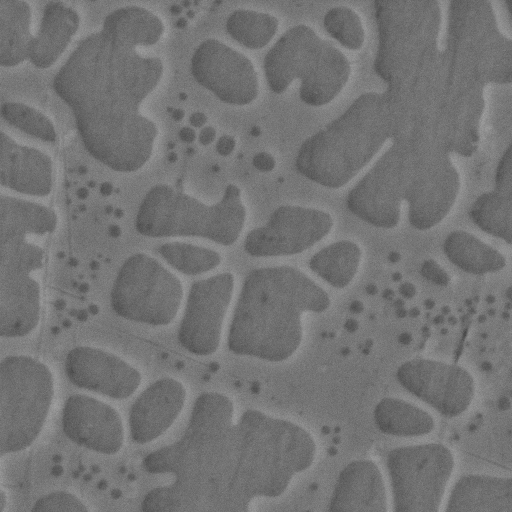
#> input picture MatSAM/dataset/nbs2/image/spot2_0d_0.tif, 512 x 512 px; its folder holds only this picture in this run
$ python -i prompt_generator.py   (imports and definitions only)
#> lines starting #> are read from the running program, lines starting #| are printed output that depends on the picture; after the words box and inside, x2 and y2 are one past the last pixel; in counts of white or black regions, pixels touching at a corner belong together
#> further down, picture is the input picture: shape (512, 512, 3); min 72, max 162, mean 115.7
### MatSAM/utils/postprocess.py
import os
import cv2
import numpy as np
from skimage import morphology
from skimage.measure import label


# 后处理方法
# 由 metrics.py 迁出，使核心流程（prompt_generator 等）不再传递性触发 `import gala.evaluate`。
class PostPrecess(object):
    """
        Image post-processing, including:
        1. Rescale to reshape dimensions
        2. Remove_small objects removing small connected domains
        3. Skeletonize
        4. Dilation expansion
        5. Erosion corrosion
    """

    def __init__(self, dir_path):
        self.dir_path = dir_path

    # [25 lines left out: functions rescale, resize, not called in this run]

    @staticmethod
    def remove_small_objects(image: np.ndarray, min_size=50, connectivity=2) -> np.ndarray:
        """ remove small objects """
        return morphology.remove_small_objects(label(image), min_size=min_size, connectivity=connectivity)

    # [4 lines left out: function skeletonize, not called in this run]

    @staticmethod
    def dilation(image: np.ndarray, square=3) -> np.ndarray:
        """ dilation """
        return morphology.dilation(image, morphology.square(square))

    # [15 lines left out: functions erosion, remove_small_holes, threshold, not called in this run]

### MatSAM/utils/prompt_generator.py
import cv2
import numpy as np
from .postprocess import PostPrecess


class PromptGenerator(object):
    def __init__(self, image, layers=0, scales=3, n_per_side_base=32, method_type=1):
        self.image = image
        self.layers = layers
        self.scales = scales
        self.n_per_side_base = n_per_side_base
        self.method_type = method_type  # 1 Canny pre segmentation, 2 OTSU pre segmentation
        self.points_layers = []  # prompt points layer

    def generate_prompt_points(self):
        center_res = []
        np_center_res = []
        h, w = self.image.shape[:2]
#> h = 512; w = 512

        # generate region-aware prompt points using traditional segmentation methods
        if self.method_type == 1:
            if self.image.ndim == 3:
                edge_src = cv2.cvtColor(self.image, cv2.COLOR_RGB2GRAY)
            else:
                edge_src = self.image
            dst = cv2.Canny(edge_src, 80, 130)
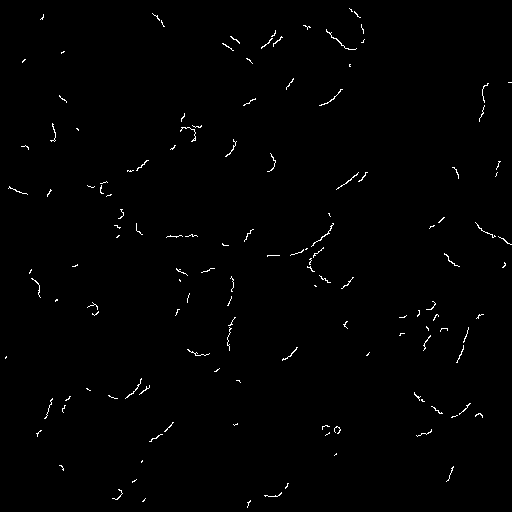
#> dst: shape (512, 512); 0.77% white in thin lines or dots
            canny_img = PostPrecess.remove_small_objects(dst, min_size=15)
#> in remove_small_objects, `return morphology.remove_small_objects(label(image), min_size=min_size..`: returned value: shape (512, 512) int64; 59 distinct labels, from 0 to 134
            canny_img = PostPrecess.dilation(np.uint8(canny_img > 0) * 255, square=5)
#> in dilation, `return morphology.dilation(image, morphology.square(square))`:
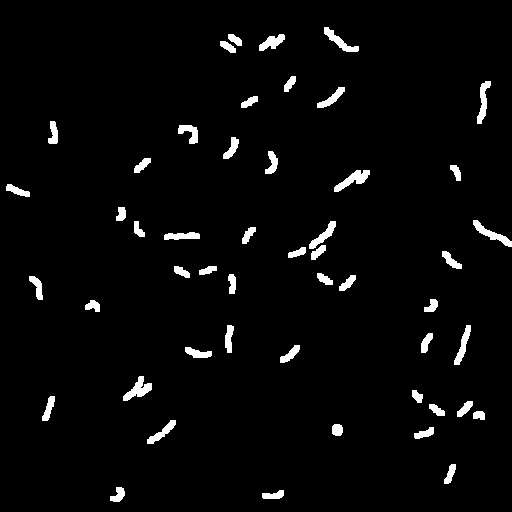
#> returned value: shape (512, 512); 3.1% white; 50 white regions
            contours, hierarchy = cv2.findContours(canny_img, cv2.RETR_TREE, cv2.CHAIN_APPROX_TC89_KCOS)
#> contours = 50 contours; largest, box (x1, y1, x2, y2) and area: (334, 170, 370, 192) 294, (123, 376, 152, 401) 276, (473, 220, 512, 247) 259, (477, 81, 491, 124) 238, (324, 27, 359, 52) 230
        elif self.method_type == 2:
            if self.image.ndim == 3:
                image_gray = cv2.cvtColor(self.image, cv2.COLOR_RGB2GRAY)
            else:
                image_gray = self.image
            blurred = cv2.GaussianBlur(image_gray, (5, 5), 0)
            _, otsu_image = cv2.threshold(blurred, 50, 225, cv2.THRESH_BINARY + cv2.THRESH_OTSU)
            contours, hierarchy = cv2.findContours(otsu_image, cv2.RETR_TREE, cv2.CHAIN_APPROX_TC89_KCOS)

        # find contour extraction centroid points based on threshold segmentation
        for n, item1 in enumerate(contours):
            M = cv2.moments(item1)
            if M["m00"] != 0:
                cX = M["m10"] / M["m00"] / w
                cY = M["m01"] / M["m00"] / h
                if 0 <= cX <= 1 and 0 <= cY <= 1:
                    np_center_res.append([cX, cY])
#> this loop made 50 passes
#> (cX, cY) on passes 1 to 12: (0.535, 0.967), (0.231, 0.966), (0.879, 0.925), (0.828, 0.846), (0.658, 0.838), (0.316, 0.844), (0.935, 0.81), (0.852, 0.8), (0.907, 0.798), (0.0947, 0.797), (0.814, 0.773), (0.269, 0.76)
#> after the loop, np_center_res = 50 pairs, first value 0.0327 to 0.96, second value 0.0767 to 0.967
        center_res.append(np.array(np_center_res))

        # automatically adjust the number of grid points based on regional perception point density
        # use only on images with overly dense prompts, to improve model computational efficiency and reduce redundant operations
        # self.n_per_side_base -= int(self.image.shape[0] * self.image.shape[1] / len(center_res[0]))

        # add grid points
        for i in range(self.layers + 1):
            n_per_side = int(self.n_per_side_base / (self.scales ** i))
            offset = 1 / (2 * n_per_side)
            points_one_side = np.linspace(offset, 1 - offset, n_per_side)
            points_x = np.tile(points_one_side[None, :], (n_per_side, 1))
            points_y = np.tile(points_one_side[:, None], (1, n_per_side))
            points = np.stack([points_x, points_y], axis=-1).reshape(-1, 2)
            if len(center_res[0]) > 0:  # prevent missing centroid points
                points = np.concatenate((points, np.array(np_center_res)), 0)
            self.points_layers.append(points)
#> after the loop, self.points_layers = 1 point arrays, longest 1074 points

        return self.points_layers

>>> import cv2
>>> picture = cv2.cvtColor(cv2.imread('../dataset/nbs2/image/spot2_0d_0.tif'), cv2.COLOR_BGR2RGB)
>>> result = PromptGenerator(picture).generate_prompt_points()
#> result = 1 point arrays, longest 1074 points

$ run again, on MatSAM/dataset/nbs2/image/spot2_0d_4.tif
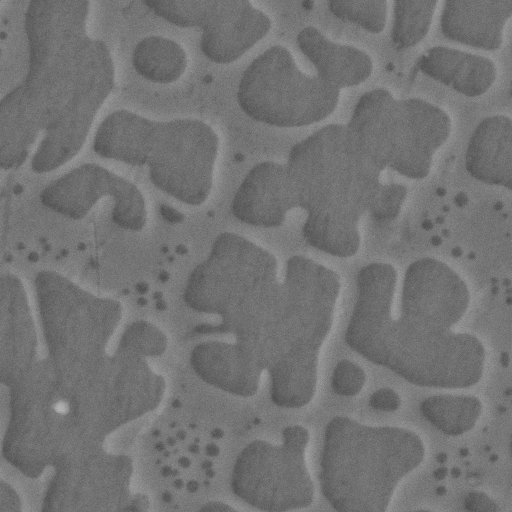
#> input picture MatSAM/dataset/nbs2/image/spot2_0d_4.tif, 512 x 512 px
#> picture is the input picture: shape (512, 512, 3); min 74, max 180, mean 115.3
#> in generate_prompt_points, `dst = cv2.Canny(edge_src, 80, 130)`:
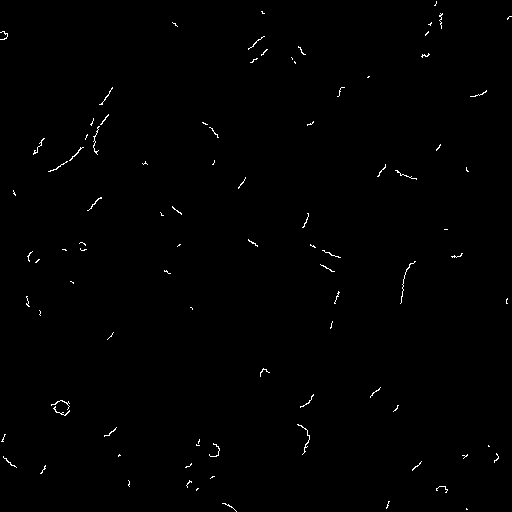
#> dst: shape (512, 512); 0.52% white in thin lines or dots
#> in dilation, `return morphology.dilation(image, morphology.square(square))`:
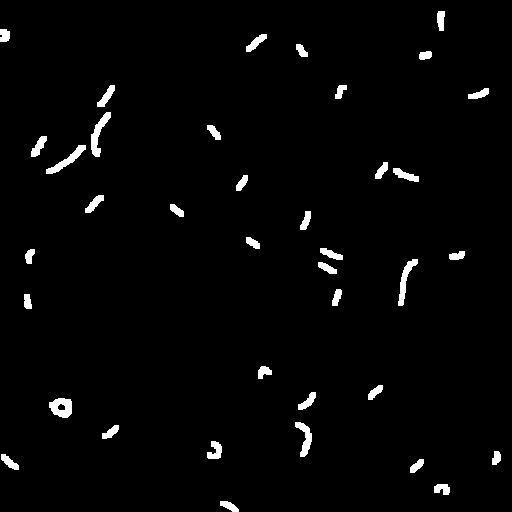
#> returned value: shape (512, 512); 2.2% white; 38 white regions
#> contours = 39 contours; largest, box (x1, y1, x2, y2) and area: (49, 398, 72, 418) 331, (91, 112, 111, 157) 290, (46, 145, 86, 174) 274, (398, 259, 418, 306) 262, (295, 422, 312, 457) 236
#> the loop in generate_prompt_points, `for n, item1 in enumerate(contours):` made 39 passes
#> (cX, cY) on passes 1 to 8: (0.447, 0.988), (0.863, 0.954), (0.813, 0.909), (0.0181, 0.902), (0.969, 0.894), (0.42, 0.88), (0.216, 0.844), (0.595, 0.855)
#> after the loop in generate_prompt_points, `for n, item1 in enumerate(contours):`: np_center_res = 39 pairs, first value 0.00875 to 0.969, second value 0.0384 to 0.988
#> after the loop in generate_prompt_points, `for i in range(self.layers + 1):`: self.points_layers = 1 point arrays, longest 1063 points

$ run again, on MatSAM/dataset/nbs2/image/spot2_180d_3.tif
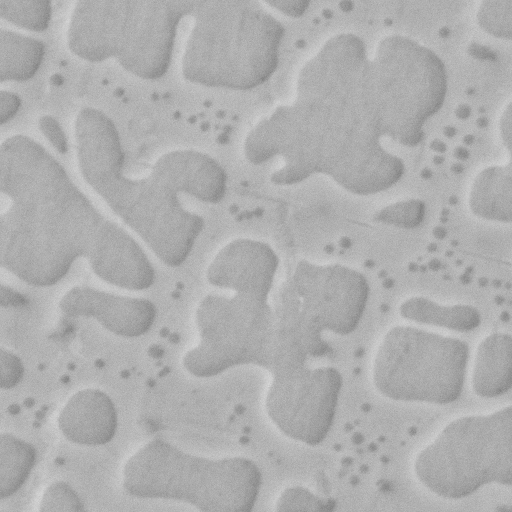
#> input picture MatSAM/dataset/nbs2/image/spot2_180d_3.tif, 512 x 512 px
#> picture is the input picture: shape (512, 512, 3); min 126, max 215, mean 174.5
#> in generate_prompt_points, `dst = cv2.Canny(edge_src, 80, 130)`:
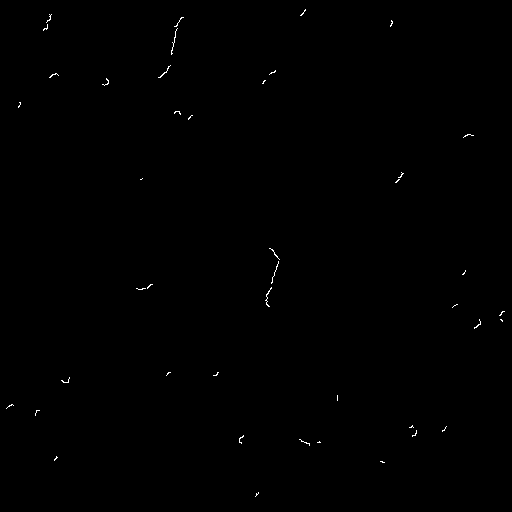
#> dst: shape (512, 512); 0.19% white in thin lines or dots
#> in dilation, `return morphology.dilation(image, morphology.square(square))`:
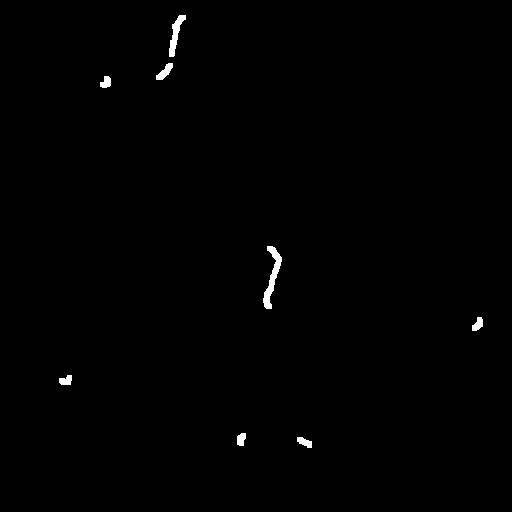
#> returned value: shape (512, 512); 0.52% white; 8 white regions
#> contours = 8 contours; box (x1, y1, x2, y2) and area: (263, 246, 282, 309) 385, (169, 15, 186, 57) 235, (156, 63, 173, 80) 124, (472, 317, 483, 331) 88, (297, 437, 312, 448) 84, (100, 76, 111, 88) 82, (59, 375, 72, 385) 78, (237, 433, 246, 446) 72
#> the loop in generate_prompt_points, `for n, item1 in enumerate(contours):` made 8 passes
#> (cX, cY) on passes 1 to 8: (0.594, 0.863), (0.471, 0.857), (0.128, 0.743), (0.933, 0.633), (0.531, 0.539), (0.206, 0.16), (0.321, 0.14), (0.342, 0.0664)
#> after the loop in generate_prompt_points, `for n, item1 in enumerate(contours):`: np_center_res = [[0.594, 0.863], [0.471, 0.857], [0.128, 0.743], [0.933, 0.633], [0.531, 0.539], [0.206, 0.16], [0.321, 0.14], [0.342, 0.0664]]
#> after the loop in generate_prompt_points, `for i in range(self.layers + 1):`: self.points_layers = 1 point arrays, longest 1032 points

$ run again, on MatSAM/dataset/nbs2/image/spot2_180d_5.tif
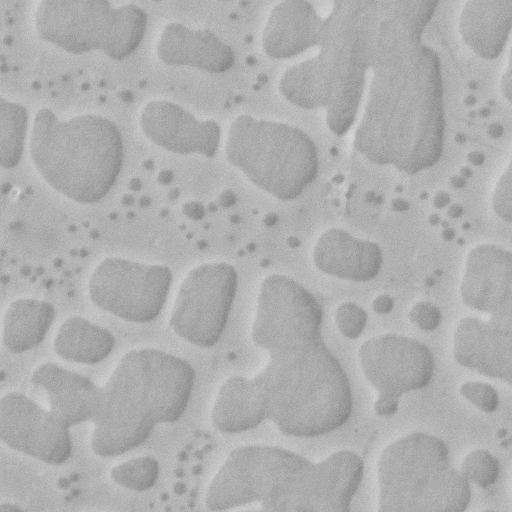
#> input picture MatSAM/dataset/nbs2/image/spot2_180d_5.tif, 512 x 512 px
#> picture is the input picture: shape (512, 512, 3); min 129, max 216, mean 174.5
#> in generate_prompt_points, `dst = cv2.Canny(edge_src, 80, 130)`:
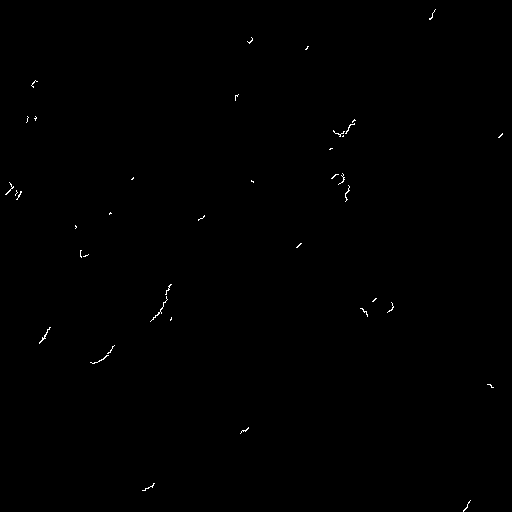
#> dst: shape (512, 512); 0.2% white in thin lines or dots
#> in dilation, `return morphology.dilation(image, morphology.square(square))`:
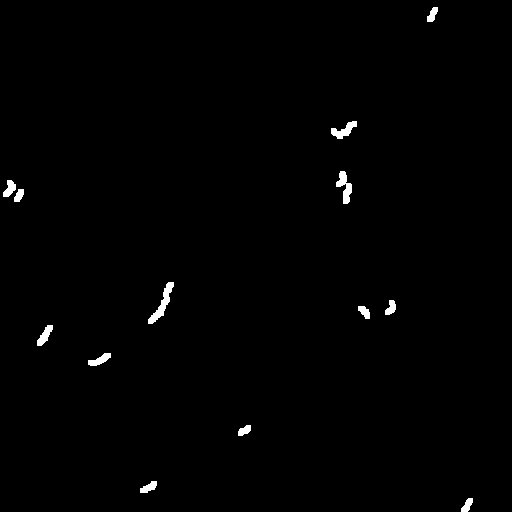
#> returned value: shape (512, 512); 0.76% white; 13 white regions
#> contours = 13 contours; largest, box (x1, y1, x2, y2) and area: (148, 282, 174, 324) 277, (336, 171, 352, 204) 210, (331, 121, 357, 139) 186, (37, 325, 53, 346) 146, (88, 353, 111, 366) 132
#> the loop in generate_prompt_points, `for n, item1 in enumerate(contours):` made 13 passes
#> (cX, cY) on passes 1 to 8: (0.912, 0.986), (0.29, 0.951), (0.477, 0.84), (0.195, 0.702), (0.0869, 0.655), (0.711, 0.609), (0.763, 0.601), (0.316, 0.593)
#> after the loop in generate_prompt_points, `for n, item1 in enumerate(contours):`: np_center_res = [[0.912, 0.986], [0.29, 0.951], [0.477, 0.84], [0.195, 0.702], [0.0869, 0.655], [0.711, 0.609], [0.763, 0.601], [0.316, 0.593], [0.0366, 0.381], [0.018, 0.368], [0.673, 0.364], [0.671, 0.254], [0.844, 0.0282]]
#> after the loop in generate_prompt_points, `for i in range(self.layers + 1):`: self.points_layers = 1 point arrays, longest 1037 points
